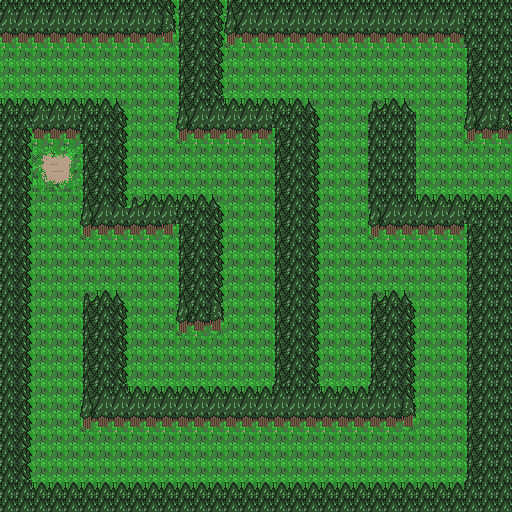

This game map was drawn from its Tiled (.tmx) file and the tilesets committed beside it. A one-line description and the full map source follow:
An orthogonal 32x32 tile map with 16x16 px tiles, 1 tile layer (Tile Layer 1).

<map version="1.9" tiledversion="1.9.2" orientation="orthogonal" renderorder="right-down" width="32" height="32" tilewidth="16" tileheight="16" infinite="0" nextlayerid="2" nextobjectid="1">
 <editorsettings>
  <export target="../assets/maze.csv" format="csv" />
 </editorsettings>
 <tileset firstgid="1" source="tiles.tsx" />
 <layer id="1" name="Tile Layer 1" width="32" height="32">
  <data encoding="csv">
31,31,31,31,31,31,31,31,31,31,32,30,31,32,30,31,31,31,31,31,31,31,31,31,31,31,31,31,31,31,31,31,
39,39,39,39,39,39,39,39,39,39,21,30,31,32,19,39,39,39,39,39,39,39,39,39,39,39,39,39,39,31,31,31,
28,28,28,28,28,28,28,28,28,28,29,30,31,32,27,28,28,28,28,28,28,28,28,28,28,28,28,28,28,31,31,31,
55,55,55,55,55,55,55,55,55,55,55,30,31,32,55,55,55,55,55,55,55,55,55,55,55,55,55,55,55,30,31,31,
55,55,55,55,55,55,55,55,55,55,55,30,31,32,55,55,55,55,55,55,55,55,55,55,55,55,55,55,55,30,31,31,
55,55,55,55,55,55,55,55,55,55,55,30,31,32,55,55,55,55,55,55,55,55,55,55,55,55,55,55,55,30,31,31,
12,12,12,12,12,12,12,13,55,55,55,30,31,31,12,12,12,12,12,13,55,55,55,11,12,13,55,55,55,30,31,31,
31,31,39,39,39,31,31,32,55,55,55,19,39,39,39,39,39,31,31,32,55,55,55,31,31,31,55,55,55,19,39,21,
31,32,28,28,28,31,31,32,55,55,55,27,28,28,28,28,28,30,31,32,55,55,55,31,31,31,55,55,55,27,28,28,
31,32,43,44,45,30,31,32,55,55,55,55,55,55,55,55,55,30,31,32,55,55,55,31,31,31,55,55,55,55,55,55,
31,32,51,41,53,30,31,32,55,55,55,55,55,55,55,55,55,30,31,32,55,55,55,31,31,31,55,55,55,55,55,55,
31,32,59,60,61,30,31,32,55,55,55,55,55,55,55,55,55,30,31,32,55,55,55,31,31,31,55,55,55,55,55,55,
31,32,55,55,55,30,31,32,11,12,12,12,12,13,55,55,55,30,31,32,55,55,55,31,31,31,12,12,12,12,12,12,
31,32,55,55,55,19,39,39,39,39,39,31,31,32,55,55,55,30,31,32,55,55,55,19,39,39,39,39,39,31,31,31,
31,32,55,55,55,27,28,28,28,28,29,30,31,32,55,55,55,30,31,32,55,55,55,27,28,28,28,28,28,30,31,31,
31,32,55,55,55,55,55,55,55,55,55,30,31,32,55,55,55,30,31,32,55,55,55,55,55,55,55,55,55,30,31,31,
31,32,55,55,55,55,55,55,55,55,55,30,31,32,55,55,55,30,31,32,55,55,55,55,55,55,55,55,55,30,31,31,
31,32,55,55,55,55,55,55,55,55,55,30,31,32,55,55,55,30,31,32,55,55,55,55,55,55,55,55,55,30,31,31,
31,32,55,55,55,11,12,13,55,55,55,30,31,32,55,55,55,30,31,32,55,55,55,11,12,13,55,55,55,30,31,31,
31,32,55,55,55,30,31,32,55,55,55,19,31,21,55,55,55,30,31,32,55,55,55,30,31,32,55,55,55,30,31,31,
31,32,55,55,55,30,31,32,55,55,55,27,28,29,55,55,55,30,31,32,55,55,55,30,31,32,55,55,55,30,31,31,
31,32,55,55,55,30,31,32,55,55,55,55,55,55,55,55,55,30,31,32,55,55,55,30,31,32,55,55,55,30,31,31,
31,32,55,55,55,30,31,32,55,55,55,55,55,55,55,55,55,30,31,32,55,55,55,30,31,32,55,55,55,30,31,31,
31,32,55,55,55,30,31,32,55,55,55,55,55,55,55,55,55,30,31,32,55,55,55,30,31,32,55,55,55,30,31,31,
31,32,55,55,55,30,31,31,12,12,12,12,12,12,12,12,12,31,31,31,12,12,12,31,31,32,55,55,55,30,31,31,
31,32,55,55,55,19,39,39,39,39,39,39,39,39,39,39,39,39,39,39,39,39,39,39,39,21,55,55,55,30,31,31,
31,32,55,55,55,27,28,28,28,28,28,28,28,28,28,28,28,28,28,28,28,28,28,28,28,29,55,55,55,30,31,31,
31,32,55,55,55,55,55,55,55,55,55,55,55,55,55,55,55,55,55,55,55,55,55,55,55,55,55,55,55,30,31,31,
31,32,55,55,55,55,55,55,55,55,55,55,55,55,55,55,55,55,55,55,55,55,55,55,55,55,55,55,55,30,31,31,
31,32,55,55,55,55,55,55,55,55,55,55,55,55,55,55,55,55,55,55,55,55,55,55,55,55,55,55,55,30,31,31,
31,31,12,12,12,12,12,12,12,12,12,12,12,12,12,12,12,12,12,12,12,12,12,12,12,12,12,12,12,31,31,31,
31,31,31,31,31,31,31,31,31,31,31,31,31,31,31,31,31,31,31,31,31,31,31,31,31,31,31,31,31,31,31,31
</data>
 </layer>
</map>
